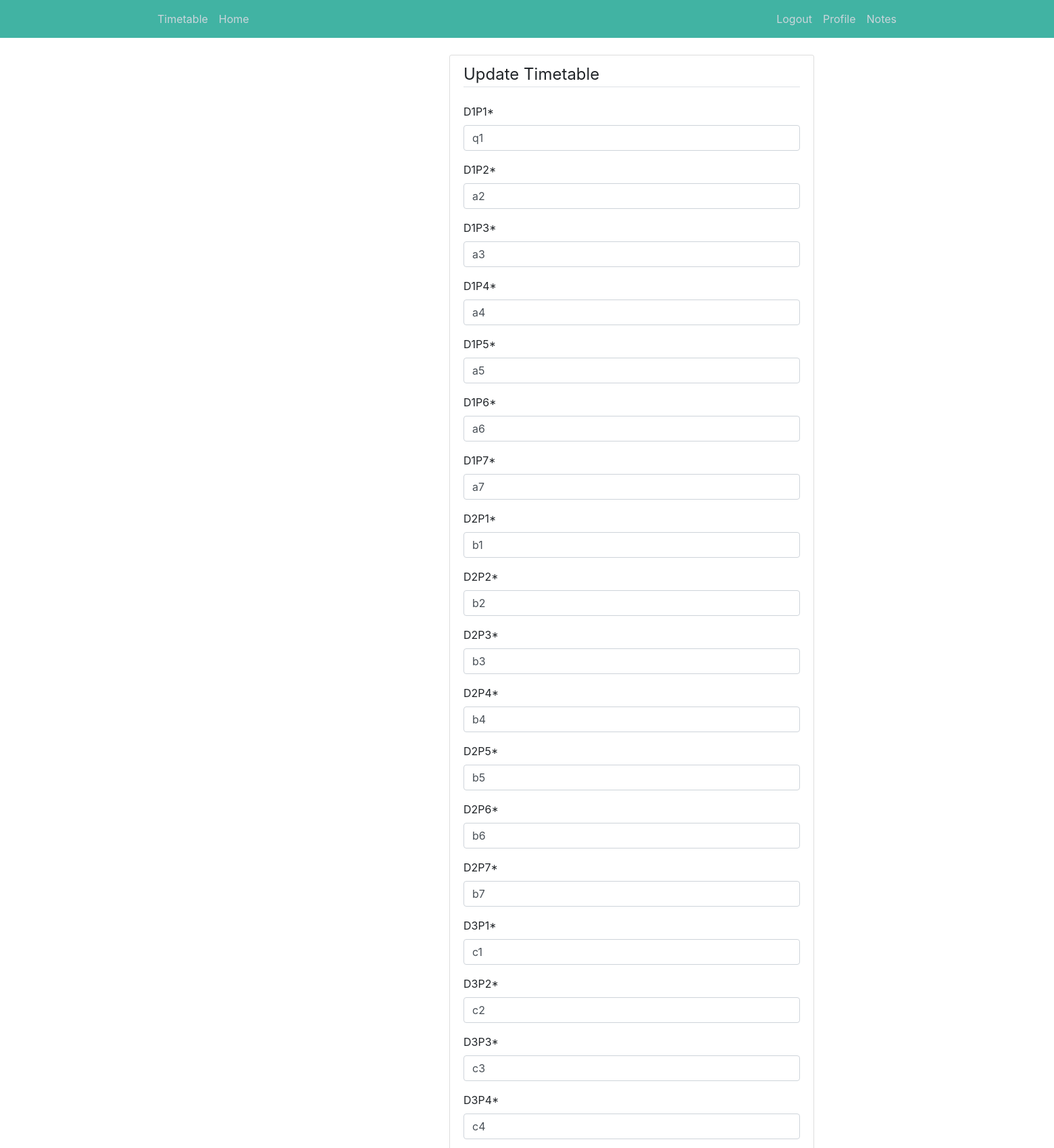
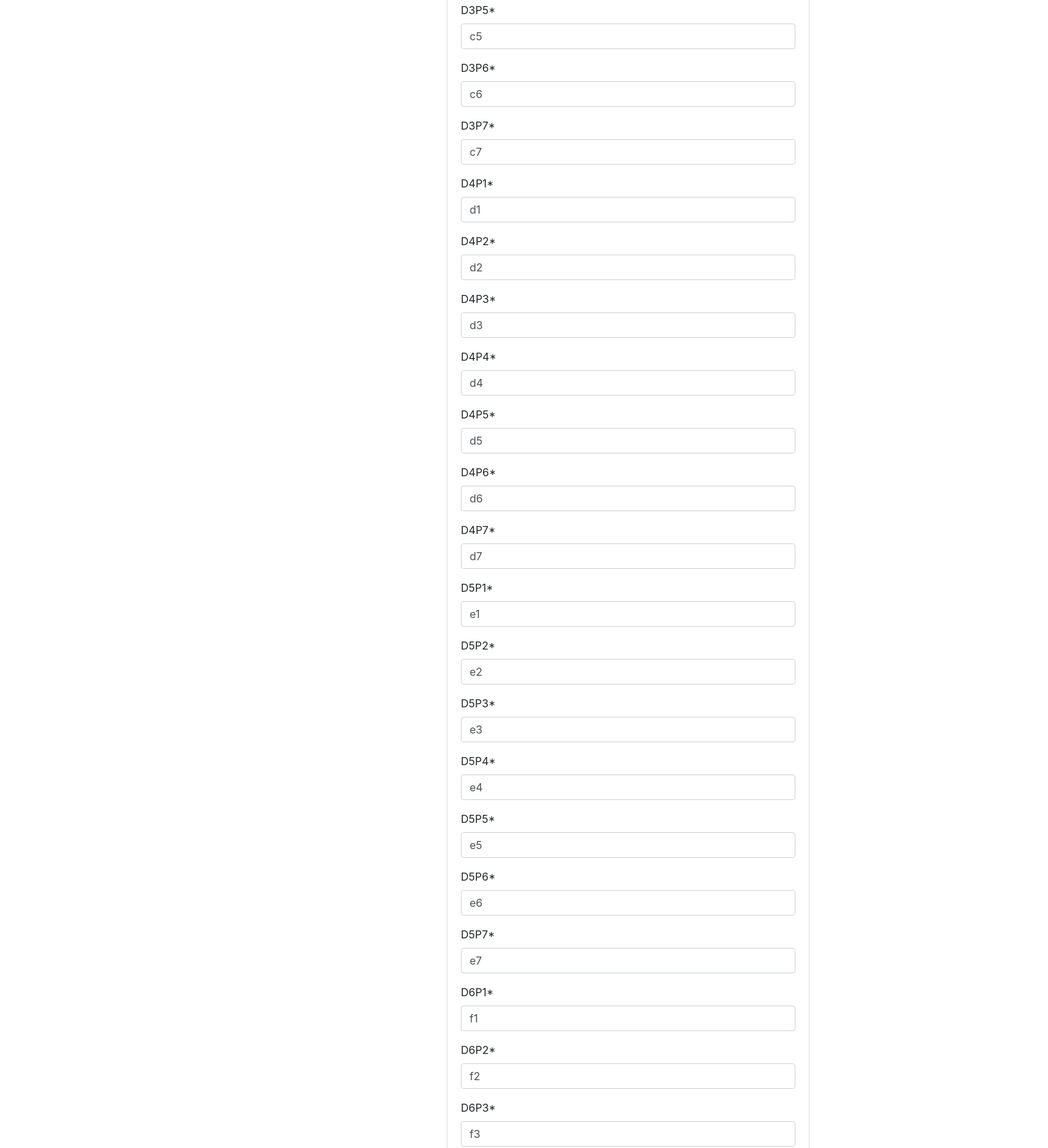
Page /dept/1/update/ (signed in, upper part) on the committed database (2 pictures, top to bottom).
### users/models.py (models this page shows, shortened)
class Dept(models.Model):
	Dep = models.CharField(max_length=100)
	D1P1 = models.CharField(max_length=100)
	D1P2 = models.CharField(max_length=100)
	D1P3 = models.CharField(max_length=100)
	D1P4 = models.CharField(max_length=100)
	D1P5 = models.CharField(max_length=100)
	D1P6 = models.CharField(max_length=100)
	D1P7 = models.CharField(max_length=100)
	D2P1 = models.CharField(max_length=100)
	D2P2 = models.CharField(max_length=100)
	D2P3 = models.CharField(max_length=100)
	D2P4 = models.CharField(max_length=100)
	D2P5 = models.CharField(max_length=100)
	D2P6 = models.CharField(max_length=100)
	D2P7 = models.CharField(max_length=100)
	D3P1 = models.CharField(max_length=100)
	D3P2 = models.CharField(max_length=100)
	D3P3 = models.CharField(max_length=100)
	D3P4 = models.CharField(max_length=100)
	D3P5 = models.CharField(max_length=100)
	D3P6 = models.CharField(max_length=100)
	D3P7 = models.CharField(max_length=100)
	D4P1 = models.CharField(max_length=100)
	D4P2 = models.CharField(max_length=100)
	D4P3 = models.CharField(max_length=100)
	D4P4 = models.CharField(max_length=100)
	D4P5 = models.CharField(max_length=100)
	D4P6 = models.CharField(max_length=100)
	D4P7 = models.CharField(max_length=100)
	D5P1 = models.CharField(max_length=100)
	D5P2 = models.CharField(max_length=100)
	D5P3 = models.CharField(max_length=100)
	D5P4 = models.CharField(max_length=100)
	D5P5 = models.CharField(max_length=100)
	D5P6 = models.CharField(max_length=100)
	D5P7 = models.CharField(max_length=100)
	D6P1 = models.CharField(max_length=100)
	D6P2 = models.CharField(max_length=100)
	D6P3 = models.CharField(max_length=100)
	D6P4 = models.CharField(max_length=100)
	D6P5 = models.CharField(max_length=100)
	D6P6 = models.CharField(max_length=100)
	D6P7 = models.CharField(max_length=100)

### users/views.py (the view, shortened to what this page needs)
# urls.py: path('<pk>/update/', DeptUpdateView.as_view(), name='dept-update'),
class DeptUpdateView(LoginRequiredMixin, UserPassesTestMixin, UpdateView):
    model = Dept
    fields = ['D1P1','D1P2','D1P3','D1P4','D1P5','D1P6','D1P6','D1P7',
				'D2P1','D2P2','D2P3','D2P4','D2P5','D2P6','D2P6','D2P7',
				'D3P1','D3P2','D3P3','D3P4','D3P5','D3P6','D3P6','D3P7',
				'D4P1','D4P2','D4P3','D4P4','D4P5','D4P6','D4P6','D4P7',
				'D5P1','D5P2','D5P3','D5P4','D5P5','D5P6','D5P6','D5P7',
				'D6P1','D6P2','D6P3','D6P4','D6P5','D6P6','D6P6','D6P7']
    def test_func(self):
        dept = self.get_object()
        if self.request.user.profile.Roll_No == BRs.objects.filter(department = self.request.user.profile.Department ).first().roll_no:
            return True
        return False

### users/templates/users/dept_form.html (shortened to what this page needs)
{% extends "timetable/base.html" %}
{% load crispy_forms_tags %}
{% block content %}
<div class="row">
    <div class="col-md-6">
	<div class="content-section">
		<form method="POST">
			<fieldset class="form-group">
				<legend class="border-bottom mb-4">Update Timetable</legend>
				{{ form|crispy }}
			</fieldset>
		</form>
	</div>
</div>
</div>
{% endblock content %}

### timetable/static/timetable/main.css (style rules this page uses)
body { margin-top: 5rem; }
.content-section { background: #ffffff; padding: 10px 20px; border: 1px solid #dddddd; border-radius: 3px; margin-bottom: 20px; }

### rows in the picture
Dept: D1P1 "q1", D1P2 "a2", D1P3 "a3", D1P4 "a4", D1P5 "a5", D1P6 "a6", D1P7 "a7", D2P1 "b1", D2P2 "b2", D2P3 "b3", D2P4 "b4", D2P5 "b5", D2P6 "b6", D2P7 "b7", D3P1 "c1", D3P2 "c2", D3P3 "c3", D3P4 "c4", D3P5 "c5", D3P6 "c6", D3P7 "c7", D4P1 "d1", D4P2 "d2", D4P3 "d3", D4P4 "d4", D4P5 "d5", D4P6 "d6", D4P7 "d7", D5P1 "e1", D5P2 "e2", D5P3 "e3", D5P4 "e4", D5P5 "e5", D5P6 "e6", D5P7 "e7", D6P1 "f1", D6P2 "f2", D6P3 "f3"
